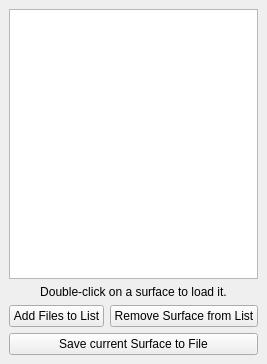
<ui version="4.0" >
 <class>savedSurfaces</class>
 <widget class="QWidget" name="savedSurfaces" >
  <property name="geometry" >
   <rect>
    <x>0</x>
    <y>0</y>
    <width>237</width>
    <height>364</height>
   </rect>
  </property>
  <property name="windowTitle" >
   <string>Form</string>
  </property>
  <layout class="QGridLayout" >
   <property name="margin" >
    <number>9</number>
   </property>
   <property name="spacing" >
    <number>6</number>
   </property>
   <item row="0" column="0" colspan="2" >
    <widget class="QListWidget" name="savedSurfacesList" >
     <property name="iconSize" >
      <size>
       <width>64</width>
       <height>64</height>
      </size>
     </property>
     <property name="layoutMode" >
      <enum>QListView::Batched</enum>
     </property>
     <property name="uniformItemSizes" >
      <bool>true</bool>
     </property>
     <property name="wordWrap" >
      <bool>true</bool>
     </property>
    </widget>
   </item>
   <item row="1" column="0" colspan="2" >
    <widget class="QLabel" name="label" >
     <property name="text" >
      <string>Double-click on a surface to load it.</string>
     </property>
     <property name="alignment" >
      <set>Qt::AlignCenter</set>
     </property>
    </widget>
   </item>
   <item row="3" column="0" colspan="2" >
    <widget class="QPushButton" name="saveButton" >
     <property name="text" >
      <string>Save current Surface to File</string>
     </property>
    </widget>
   </item>
   <item row="2" column="1" >
    <widget class="QPushButton" name="removeFromListButton" >
     <property name="text" >
      <string>Remove Surface from List</string>
     </property>
    </widget>
   </item>
   <item row="2" column="0" >
    <widget class="QPushButton" name="addToListButton" >
     <property name="text" >
      <string>Add Files to List</string>
     </property>
    </widget>
   </item>
  </layout>
 </widget>
 <resources>
  <include location="resource.qrc" />
 </resources>
 <connections/>
</ui>
